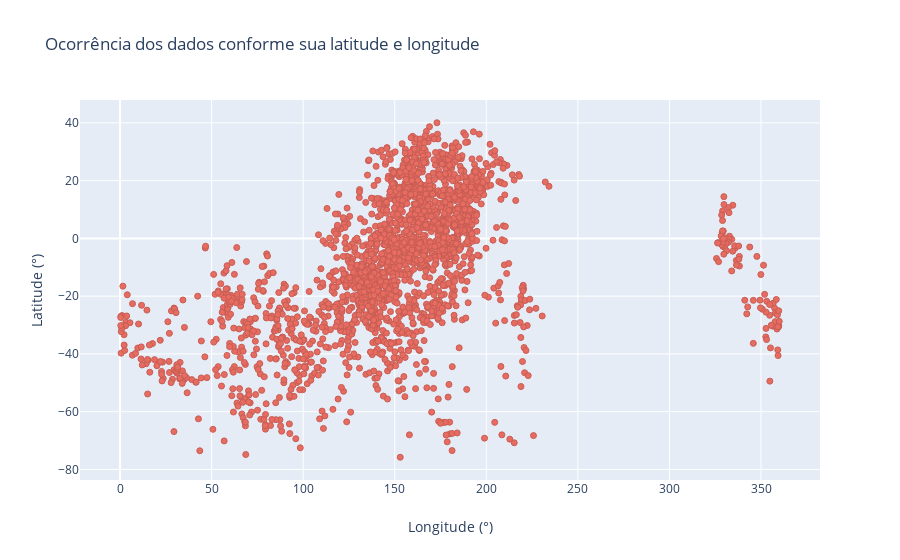

The notebook cell this image was saved under:
### Code cell
# criando o gráfico da latitude e longitude dos dados
trace = go.Scatter(x = df['lon_gsm'], y = df['lat_gsm'], mode = 'markers', marker =  {'color' : '#e74c3c',
                              'line' : {'width': 1,
                                        'color': '#c0392b'}}, opacity=.8)
data = [trace]

# Criando Layout
layout = go.Layout(title='Ocorrência dos dados conforme sua latitude e longitude', 
                   yaxis={'title':'Latitude (°)'}, 
                   xaxis={'title': 'Longitude (°)'})
# Criando figura que será exibida
fig = go.Figure(data=data, layout=layout)
# Exibindo figura/gráfico
py.iplot(fig)

### Figure 1 — Plotly figure (JSON) as saved in the notebook; plotly's stock layout.template omitted (floating-point values rounded to 4 significant figures; data arrays with more than 128 entries replaced by an {"elided": "..."} marker saying what was removed)
{"data": [{"marker": {"color": "#e74c3c", "line": {"color": "#c0392b", "width": 1}}, "mode": "markers", "opacity": 0.8, "type": "scatter", "x": {"elided": "2400 float values"}, "y": {"elided": "2400 float values"}}], "layout": {"title": {"text": "Ocorrência dos dados conforme sua latitude e longitude"}, "xaxis": {"title": {"text": "Longitude (°)"}}, "yaxis": {"title": {"text": "Latitude (°)"}}}}
